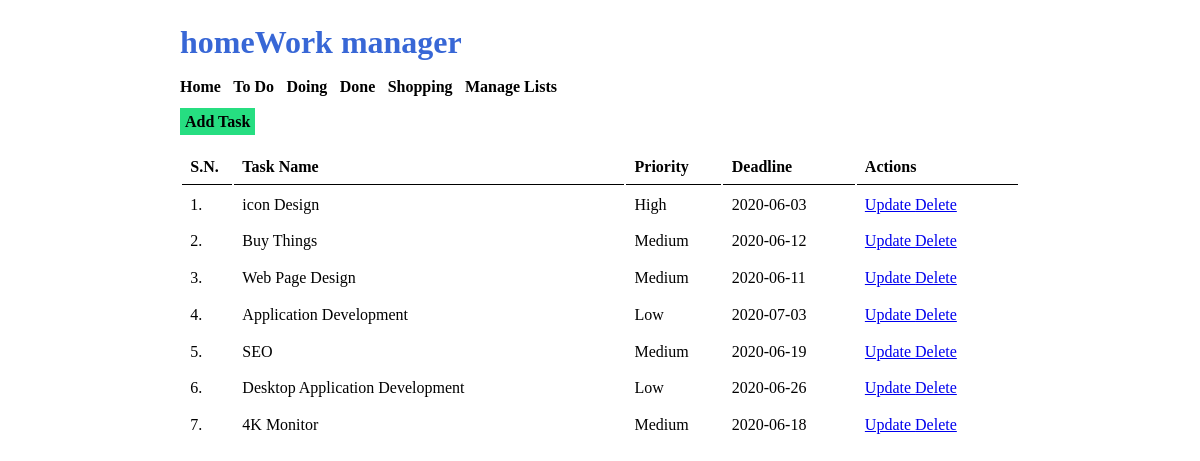
The page / on the database its author committed.
### tables this page shows
CREATE TABLE `tbl_list` (
  `list_id` int(10) UNSIGNED NOT NULL,
  `list_name` varchar(50) NOT NULL,
  `list_description` varchar(150) DEFAULT NULL
);

CREATE TABLE `tal_tasks` (
  `task_id` int(10) UNSIGNED NOT NULL,
  `task_name` varchar(150) NOT NULL,
  `task_description` text NOT NULL,
  `list_id` int(11) NOT NULL,
  `priority` varchar(10) NOT NULL,
  `deadline` date NOT NULL
);

### index.php (the view, shortened to what this page needs)
<html>
    <head>
        <link rel="stylesheet" href="<?php echo SITEURL; ?>css/style.css" />
    </head>
    <body>
    <div class="wrapper">
    <h1>homeWork manager</h1>
    <div class="menu">
        <a href="<?php echo SITEURL; ?>">Home</a>
        <?php
            $conn2 = mysqli_connect(LOCALHOST, DB_USERNAME, DB_PASSWORD) or die(mysqli_error());
            $sql2 = "SELECT * FROM tbl_list";
            $res2 = mysqli_query($conn2, $sql2);
            if($res2==true)
            {
                while($row2=mysqli_fetch_assoc($res2))
                {
                    $list_id = $row2['list_id'];
                    $list_name = $row2['list_name'];
                    ?>
                    <a href="<?php echo SITEURL; ?>list-task.php?list_id=<?php echo $list_id; ?>"><?php echo $list_name; ?></a>
                    <?php
                }
            }
        ?>
        <a href="<?php echo SITEURL; ?>manage-list.php">Manage Lists</a>
    </div>
    <div class="all-tasks">
        <a class="btn-primary" href="<?php SITEURL; ?>add-task.php">Add Task</a>
        <table class="tbl-full">
            <tr>
                <th>S.N.</th>
                <th>Task Name</th>
                <th>Priority</th>
                <th>Deadline</th>
                <th>Actions</th>
            </tr>
            <?php
                $conn = mysqli_connect(LOCALHOST, DB_USERNAME, DB_PASSWORD) or die(mysqli_error());
                $sql = "SELECT * FROM tal_tasks";
                $res = mysqli_query($conn, $sql);
                if($res==true)
                {
                    $count_rows = mysqli_num_rows($res);
                    $sn=1;
                    if($count_rows>0)
                    {
                        while($row=mysqli_fetch_assoc($res))
                        {
                            $task_id = $row['task_id'];
                            $task_name = $row['task_name'];
                            $priority = $row['priority'];
                            $deadline = $row['deadline'];
                            ?>
                            <tr>
                                <td><?php echo $sn++; ?>. </td>
                                <td><?php echo $task_name; ?></td>
                                <td><?php echo $priority; ?></td>
                                <td><?php echo $deadline; ?></td>
                                <td>
                                    <a href="<?php echo SITEURL; ?>update-task.php?task_id=<?php echo $task_id; ?>">Update </a>
                                    <a href="<?php echo SITEURL; ?>delete-task.php?task_id=<?php echo $task_id; ?>">Delete</a>
                                </td>
                            </tr>
                            <?php
                        }
                    }
                    else
                    {
                        ?>
                        <tr>
                            <td colspan="5">No Task Added Yet.</td>
                        </tr>
                        <?php
                    }
                }
            ?>
        </table>
    </div>
    </div>
    </body>
</html>

### css/style.css (style rules this page uses)
* { margin: 0; padding: 0; font-family: verdana; }
.wrapper { width: 70%; margin: 0 auto; padding: 2%; }
h1 { color: #3867d6; margin-bottom: 2%; }
.menu { margin-bottom: 2%; }
.menu a { font-weight: bold; margin-right: 1%; color: black; text-decoration: none; }
.btn-primary { background-color: #26de81; padding: 5px; font-weight: bold; text-decoration: none; color: black; }
.tbl-full { width: 100%; }
table tr th { text-align: left; border-bottom: 1px solid black; padding: 1%; padding-top: 3%; }
table tr td { padding: 1%; }

### rows shown on the page
tbl_list: list_name "To Do"
tbl_list: list_name "Doing"
tbl_list: list_name "Done"
tbl_list: list_name "Shopping"
tal_tasks: task_name "icon Design", priority "High", deadline "2020-06-03"
tal_tasks: task_name "Buy Things", priority "Medium", deadline "2020-06-12"
tal_tasks: task_name "Web Page Design", priority "Medium", deadline "2020-06-11"
tal_tasks: task_name "Application Development", priority "Low", deadline "2020-07-03"
tal_tasks: task_name "SEO", priority "Medium", deadline "2020-06-19"
tal_tasks: task_name "Desktop Application Development", priority "Low", deadline "2020-06-26"
tal_tasks: task_name "4K Monitor", priority "Medium", deadline "2020-06-18"
